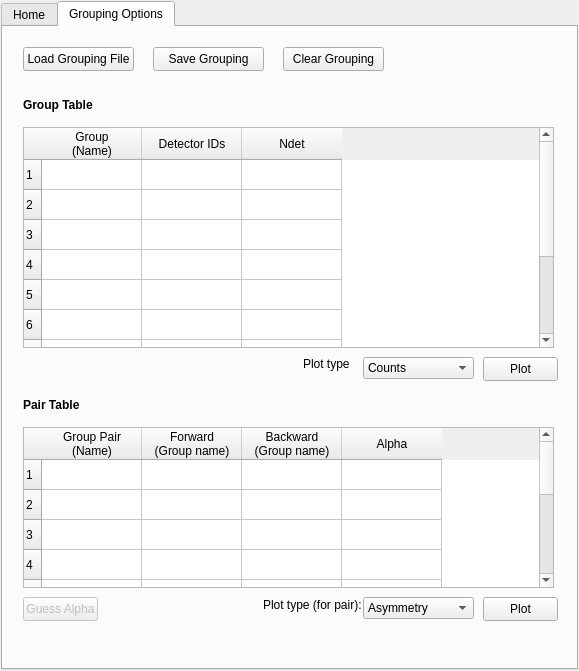
<ui version="4.0" >
 <class>MuonAnalysis</class>
 <widget class="QWidget" name="MuonAnalysis" >
  <property name="geometry" >
   <rect>
    <x>0</x>
    <y>0</y>
    <width>579</width>
    <height>671</height>
   </rect>
  </property>
  <property name="windowTitle" >
   <string>Form</string>
  </property>
  <layout class="QHBoxLayout" name="horizontalLayout_8" >
   <property name="margin" >
    <number>1</number>
   </property>
   <item>
    <widget class="QTabWidget" name="tabWidget" >
     <property name="currentIndex" >
      <number>1</number>
     </property>
     <widget class="QWidget" name="Home" >
      <attribute name="title" >
       <string>Home</string>
      </attribute>
      <widget class="QWidget" name="horizontalLayoutWidget_4" >
       <property name="geometry" >
        <rect>
         <x>430</x>
         <y>600</y>
         <width>123</width>
         <height>26</height>
        </rect>
       </property>
       <layout class="QHBoxLayout" name="horizontalLayout_4" >
        <item>
         <spacer name="horizontalSpacer" >
          <property name="orientation" >
           <enum>Qt::Horizontal</enum>
          </property>
          <property name="sizeHint" stdset="0" >
           <size>
            <width>40</width>
            <height>20</height>
           </size>
          </property>
         </spacer>
        </item>
        <item>
         <widget class="QPushButton" name="exitButton" >
          <property name="text" >
           <string>Exit</string>
          </property>
          <property name="checkable" >
           <bool>false</bool>
          </property>
         </widget>
        </item>
       </layout>
      </widget>
      <widget class="QGroupBox" name="groupBox" >
       <property name="geometry" >
        <rect>
         <x>10</x>
         <y>10</y>
         <width>551</width>
         <height>121</height>
        </rect>
       </property>
       <property name="title" >
        <string>Instrument</string>
       </property>
       <widget class="QLabel" name="label_3" >
        <property name="geometry" >
         <rect>
          <x>110</x>
          <y>20</y>
          <width>91</width>
          <height>16</height>
         </rect>
        </property>
        <property name="text" >
         <string>Time Zero (mu-s):</string>
        </property>
       </widget>
       <widget class="QLineEdit" name="timeZeroFront" >
        <property name="enabled" >
         <bool>false</bool>
        </property>
        <property name="geometry" >
         <rect>
          <x>230</x>
          <y>20</y>
          <width>31</width>
          <height>20</height>
         </rect>
        </property>
        <property name="text" >
         <string>0.2</string>
        </property>
       </widget>
       <widget class="QLabel" name="label_4" >
        <property name="geometry" >
         <rect>
          <x>110</x>
          <y>50</y>
          <width>121</width>
          <height>16</height>
         </rect>
        </property>
        <property name="text" >
         <string>First Good Data (mu-s):</string>
        </property>
       </widget>
       <widget class="QLineEdit" name="firstGoodBinFront" >
        <property name="geometry" >
         <rect>
          <x>230</x>
          <y>50</y>
          <width>31</width>
          <height>20</height>
         </rect>
        </property>
        <property name="text" >
         <string>0.3</string>
        </property>
       </widget>
       <widget class="QLabel" name="instrumentDescription" >
        <property name="geometry" >
         <rect>
          <x>110</x>
          <y>80</y>
          <width>421</width>
          <height>16</height>
         </rect>
        </property>
        <property name="text" >
         <string>Description:</string>
        </property>
       </widget>
       <widget class="MantidQt::MantidWidgets::InstrumentSelector" name="instrSelector" >
        <property name="geometry" >
         <rect>
          <x>10</x>
          <y>20</y>
          <width>74</width>
          <height>20</height>
         </rect>
        </property>
        <property name="techniques" stdset="0" >
         <stringlist>
          <string>Muon spectroscopy</string>
         </stringlist>
        </property>
       </widget>
      </widget>
      <widget class="QGroupBox" name="groupBox_2" >
       <property name="geometry" >
        <rect>
         <x>10</x>
         <y>140</y>
         <width>551</width>
         <height>111</height>
        </rect>
       </property>
       <property name="title" >
        <string>Data Files</string>
       </property>
       <widget class="QPushButton" name="pushButton" >
        <property name="enabled" >
         <bool>false</bool>
        </property>
        <property name="geometry" >
         <rect>
          <x>10</x>
          <y>20</y>
          <width>101</width>
          <height>24</height>
         </rect>
        </property>
        <property name="text" >
         <string>Load current run</string>
        </property>
       </widget>
       <widget class="QWidget" name="horizontalLayoutWidget_2" >
        <property name="geometry" >
         <rect>
          <x>10</x>
          <y>50</y>
          <width>501</width>
          <height>51</height>
         </rect>
        </property>
        <layout class="QHBoxLayout" name="fileInputLayout" >
         <item>
          <widget class="MantidQt::MantidWidgets::MWRunFiles" native="1" name="mwRunFiles" >
           <property name="findRunFiles" stdset="0" >
            <bool>true</bool>
           </property>
           <property name="label" stdset="0" >
            <string>Load run</string>
           </property>
           <property name="multipleFiles" stdset="0" >
            <bool>false</bool>
           </property>
          </widget>
         </item>
        </layout>
       </widget>
      </widget>
      <widget class="QGroupBox" name="groupBox_3" >
       <property name="geometry" >
        <rect>
         <x>10</x>
         <y>260</y>
         <width>551</width>
         <height>121</height>
        </rect>
       </property>
       <property name="title" >
        <string>Detector Grouping</string>
       </property>
       <widget class="QLabel" name="label" >
        <property name="geometry" >
         <rect>
          <x>20</x>
          <y>30</y>
          <width>131</width>
          <height>16</height>
         </rect>
        </property>
        <property name="text" >
         <string>Group / Group Pair:</string>
        </property>
       </widget>
       <widget class="QLabel" name="homePeriodsLabel" >
        <property name="geometry" >
         <rect>
          <x>20</x>
          <y>80</y>
          <width>271</width>
          <height>16</height>
         </rect>
        </property>
        <property name="text" >
         <string>Data collected in &lt;n> Periods. Plot/analyse Period:</string>
        </property>
       </widget>
       <widget class="QComboBox" name="frontGroupGroupPairComboBox" >
        <property name="geometry" >
         <rect>
          <x>130</x>
          <y>30</y>
          <width>181</width>
          <height>22</height>
         </rect>
        </property>
       </widget>
       <widget class="QLabel" name="frontAlphaLabel" >
        <property name="geometry" >
         <rect>
          <x>330</x>
          <y>30</y>
          <width>71</width>
          <height>16</height>
         </rect>
        </property>
        <property name="text" >
         <string>with alpha:</string>
        </property>
       </widget>
       <widget class="QComboBox" name="homePeriodBox1" >
        <property name="geometry" >
         <rect>
          <x>280</x>
          <y>80</y>
          <width>51</width>
          <height>22</height>
         </rect>
        </property>
       </widget>
       <widget class="QComboBox" name="homePeriodBoxMath" >
        <property name="enabled" >
         <bool>false</bool>
        </property>
        <property name="geometry" >
         <rect>
          <x>350</x>
          <y>80</y>
          <width>41</width>
          <height>22</height>
         </rect>
        </property>
        <item>
         <property name="text" >
          <string>+</string>
         </property>
        </item>
        <item>
         <property name="text" >
          <string>-</string>
         </property>
        </item>
       </widget>
       <widget class="QComboBox" name="homePeriodBox2" >
        <property name="enabled" >
         <bool>false</bool>
        </property>
        <property name="geometry" >
         <rect>
          <x>410</x>
          <y>80</y>
          <width>51</width>
          <height>22</height>
         </rect>
        </property>
       </widget>
       <widget class="QLineEdit" name="frontAlphaNumber" >
        <property name="geometry" >
         <rect>
          <x>390</x>
          <y>30</y>
          <width>71</width>
          <height>20</height>
         </rect>
        </property>
       </widget>
      </widget>
      <widget class="QGroupBox" name="groupBox_4" >
       <property name="geometry" >
        <rect>
         <x>10</x>
         <y>390</y>
         <width>551</width>
         <height>81</height>
        </rect>
       </property>
       <property name="title" >
        <string>Plot Data</string>
       </property>
       <widget class="QPushButton" name="frontPlotButton" >
        <property name="geometry" >
         <rect>
          <x>240</x>
          <y>30</y>
          <width>75</width>
          <height>24</height>
         </rect>
        </property>
        <property name="font" >
         <font>
          <weight>75</weight>
          <bold>true</bold>
         </font>
        </property>
        <property name="text" >
         <string>Plot</string>
        </property>
       </widget>
       <widget class="QLabel" name="label_2" >
        <property name="geometry" >
         <rect>
          <x>20</x>
          <y>30</y>
          <width>61</width>
          <height>16</height>
         </rect>
        </property>
        <property name="text" >
         <string>Plot type:</string>
        </property>
       </widget>
       <widget class="QComboBox" name="frontPlotFuncs" >
        <property name="geometry" >
         <rect>
          <x>100</x>
          <y>30</y>
          <width>111</width>
          <height>22</height>
         </rect>
        </property>
       </widget>
      </widget>
      <widget class="QGroupBox" name="groupBox_5" >
       <property name="geometry" >
        <rect>
         <x>10</x>
         <y>480</y>
         <width>551</width>
         <height>101</height>
        </rect>
       </property>
       <property name="title" >
        <string>Run Information</string>
       </property>
       <widget class="QTextBrowser" name="infoBrowser" >
        <property name="geometry" >
         <rect>
          <x>10</x>
          <y>20</y>
          <width>531</width>
          <height>71</height>
         </rect>
        </property>
       </widget>
      </widget>
      <widget class="QPushButton" name="muonAnalysisHelp" >
       <property name="geometry" >
        <rect>
         <x>10</x>
         <y>600</y>
         <width>20</width>
         <height>24</height>
        </rect>
       </property>
       <property name="text" >
        <string>?</string>
       </property>
      </widget>
     </widget>
     <widget class="QWidget" name="GroupingOptions" >
      <attribute name="title" >
       <string>Grouping Options</string>
      </attribute>
      <widget class="QPushButton" name="loadGroupButton" >
       <property name="geometry" >
        <rect>
         <x>20</x>
         <y>20</y>
         <width>111</width>
         <height>24</height>
        </rect>
       </property>
       <property name="text" >
        <string>Load Grouping File</string>
       </property>
      </widget>
      <widget class="QPushButton" name="saveGroupButton" >
       <property name="geometry" >
        <rect>
         <x>150</x>
         <y>20</y>
         <width>111</width>
         <height>24</height>
        </rect>
       </property>
       <property name="text" >
        <string>Save Grouping</string>
       </property>
      </widget>
      <widget class="QTableWidget" name="pairTable" >
       <property name="geometry" >
        <rect>
         <x>20</x>
         <y>400</y>
         <width>531</width>
         <height>161</height>
        </rect>
       </property>
       <property name="rowCount" >
        <number>10</number>
       </property>
       <row/>
       <row/>
       <row/>
       <row/>
       <row/>
       <row/>
       <row/>
       <row/>
       <row/>
       <row/>
       <column>
        <property name="text" >
         <string>Group Pair &#xd;
(Name)</string>
        </property>
       </column>
       <column>
        <property name="text" >
         <string>Forward &#xd;
(Group name)</string>
        </property>
       </column>
       <column>
        <property name="text" >
         <string>Backward &#xd;
(Group name)</string>
        </property>
       </column>
       <column>
        <property name="text" >
         <string>Alpha</string>
        </property>
       </column>
      </widget>
      <widget class="QPushButton" name="clearGroupingButton" >
       <property name="geometry" >
        <rect>
         <x>280</x>
         <y>20</y>
         <width>101</width>
         <height>24</height>
        </rect>
       </property>
       <property name="text" >
        <string>Clear Grouping</string>
       </property>
      </widget>
      <widget class="QLabel" name="label_5" >
       <property name="geometry" >
        <rect>
         <x>300</x>
         <y>330</y>
         <width>46</width>
         <height>14</height>
        </rect>
       </property>
       <property name="text" >
        <string>Plot type:</string>
       </property>
      </widget>
      <widget class="QLabel" name="label_6" >
       <property name="geometry" >
        <rect>
         <x>260</x>
         <y>570</y>
         <width>101</width>
         <height>16</height>
        </rect>
       </property>
       <property name="text" >
        <string>Plot type (for pair):</string>
       </property>
      </widget>
      <widget class="QPushButton" name="groupTablePlotButton" >
       <property name="geometry" >
        <rect>
         <x>480</x>
         <y>330</y>
         <width>75</width>
         <height>24</height>
        </rect>
       </property>
       <property name="text" >
        <string>Plot</string>
       </property>
      </widget>
      <widget class="QPushButton" name="pairTablePlotButton" >
       <property name="geometry" >
        <rect>
         <x>480</x>
         <y>570</y>
         <width>75</width>
         <height>24</height>
        </rect>
       </property>
       <property name="text" >
        <string>Plot</string>
       </property>
      </widget>
      <widget class="QPushButton" name="guessAlphaButton" >
       <property name="enabled" >
        <bool>false</bool>
       </property>
       <property name="geometry" >
        <rect>
         <x>20</x>
         <y>570</y>
         <width>75</width>
         <height>24</height>
        </rect>
       </property>
       <property name="text" >
        <string>Guess Alpha</string>
       </property>
      </widget>
      <widget class="QComboBox" name="groupTablePlotChoice" >
       <property name="geometry" >
        <rect>
         <x>360</x>
         <y>330</y>
         <width>111</width>
         <height>22</height>
        </rect>
       </property>
       <item>
        <property name="text" >
         <string>Counts</string>
        </property>
       </item>
       <item>
        <property name="text" >
         <string>Asymmetry</string>
        </property>
       </item>
       <item>
        <property name="text" >
         <string>Logorithm</string>
        </property>
       </item>
      </widget>
      <widget class="QComboBox" name="pairTablePlotChoice" >
       <property name="geometry" >
        <rect>
         <x>360</x>
         <y>570</y>
         <width>111</width>
         <height>22</height>
        </rect>
       </property>
       <item>
        <property name="text" >
         <string>Asymmetry</string>
        </property>
       </item>
      </widget>
      <widget class="QTableWidget" name="groupTable" >
       <property name="geometry" >
        <rect>
         <x>20</x>
         <y>100</y>
         <width>531</width>
         <height>221</height>
        </rect>
       </property>
       <property name="rowCount" >
        <number>10</number>
       </property>
       <property name="columnCount" >
        <number>3</number>
       </property>
       <row/>
       <row/>
       <row/>
       <row/>
       <row/>
       <row/>
       <row/>
       <row/>
       <row/>
       <row/>
       <column>
        <property name="text" >
         <string>Group&#xd;
(Name)</string>
        </property>
       </column>
       <column>
        <property name="text" >
         <string>Detector IDs</string>
        </property>
       </column>
       <column>
        <property name="text" >
         <string>Ndet</string>
        </property>
       </column>
      </widget>
      <widget class="QLabel" name="label_7" >
       <property name="geometry" >
        <rect>
         <x>20</x>
         <y>70</y>
         <width>71</width>
         <height>16</height>
        </rect>
       </property>
       <property name="font" >
        <font>
         <weight>75</weight>
         <bold>true</bold>
        </font>
       </property>
       <property name="text" >
        <string>Group Table</string>
       </property>
      </widget>
      <widget class="QLabel" name="label_8" >
       <property name="geometry" >
        <rect>
         <x>20</x>
         <y>370</y>
         <width>81</width>
         <height>16</height>
        </rect>
       </property>
       <property name="font" >
        <font>
         <weight>75</weight>
         <bold>true</bold>
        </font>
       </property>
       <property name="text" >
        <string>Pair Table</string>
       </property>
      </widget>
     </widget>
    </widget>
   </item>
  </layout>
 </widget>
 <customwidgets>
  <customwidget>
   <class>MantidQt::MantidWidgets::MWRunFiles</class>
   <extends>QWidget</extends>
   <header>MantidQtMantidWidgets/MWRunFiles.h</header>
  </customwidget>
  <customwidget>
   <class>MantidQt::MantidWidgets::InstrumentSelector</class>
   <extends>QComboBox</extends>
   <header>MantidQtMantidWidgets/InstrumentSelector.h</header>
  </customwidget>
 </customwidgets>
 <resources/>
 <connections/>
</ui>
